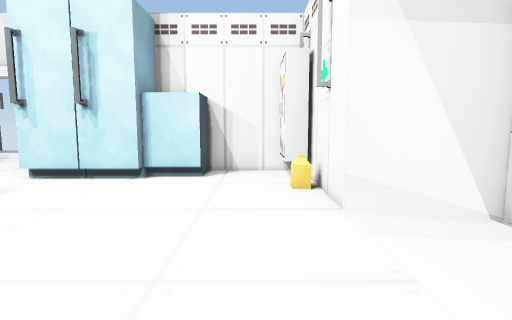
View 1 (above)

20 first-person views from a walk through a 3-D level made in the Unity game engine. The camera is 1.4 m above the floor, tilts 6° down and sees 80° across. Doors are open. The floor is counted in squares, 1 m on a side. Each view is taken from the middle of a square. On the plan, view 1 faces up. The plan holds only what a view shows up to about 14 squares ahead; the rest is blank. The place goes on beyond the plan. The player is left out. Some surface patterns are stand-ins.

View 2
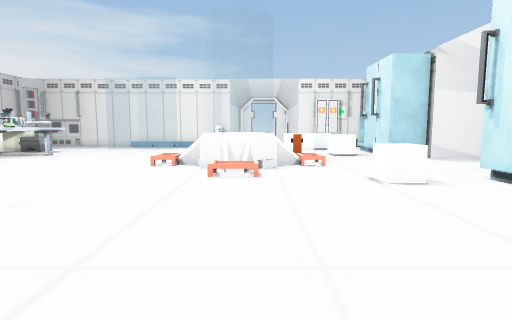

View 3
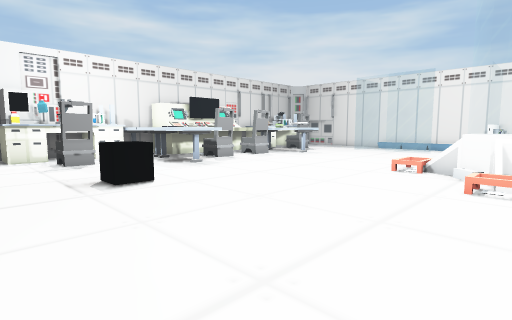

View 4
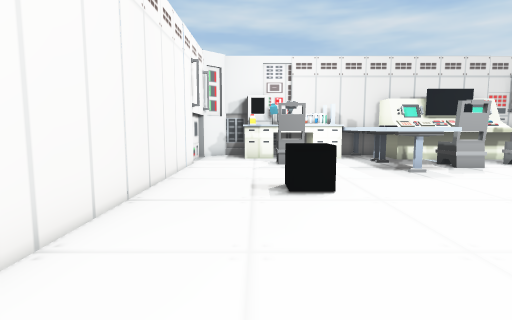

View 5
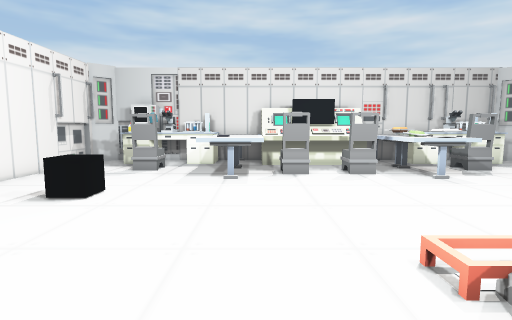

View 6
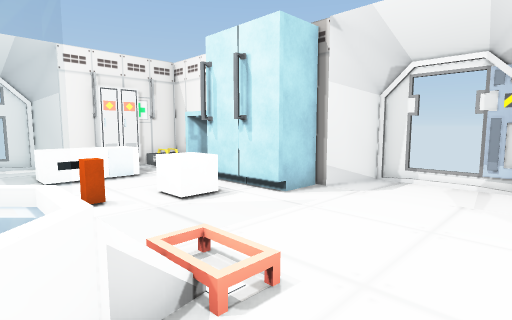

View 7
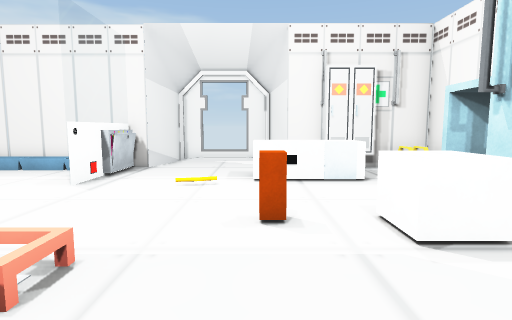

View 8
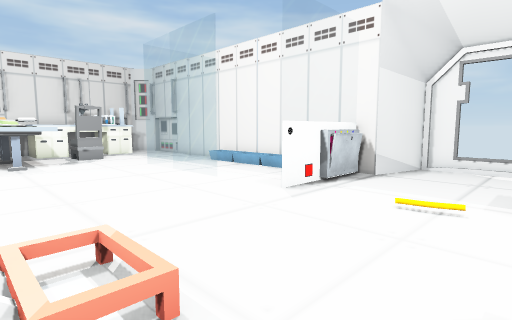

View 9
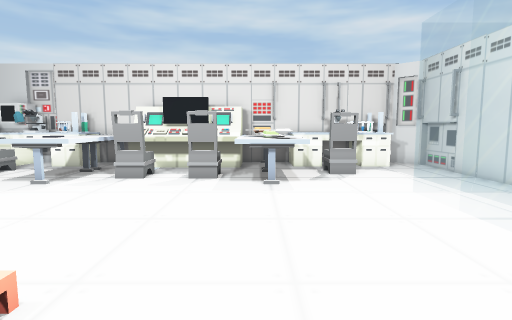

View 10
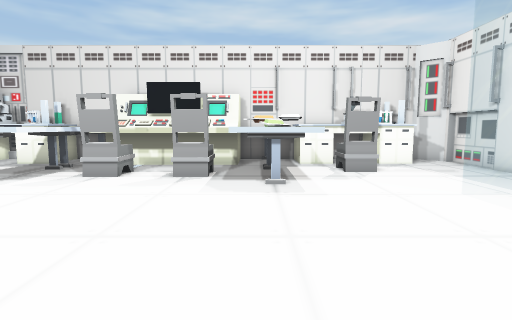

View 11
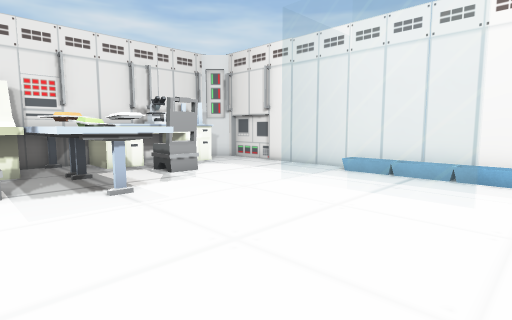

View 12
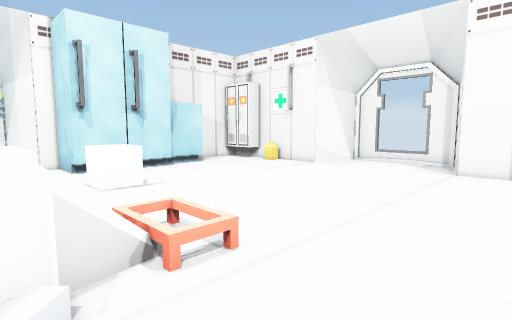

View 13
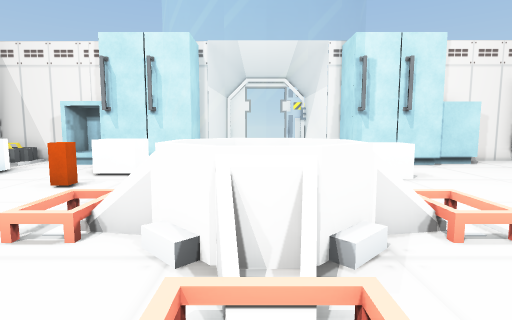

View 14
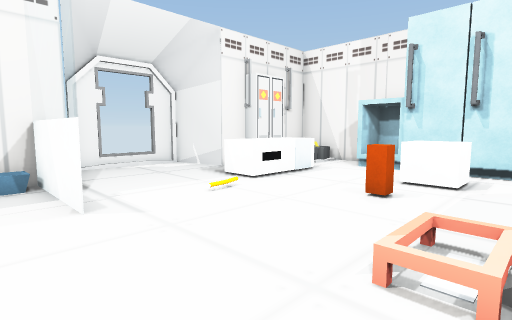

View 15
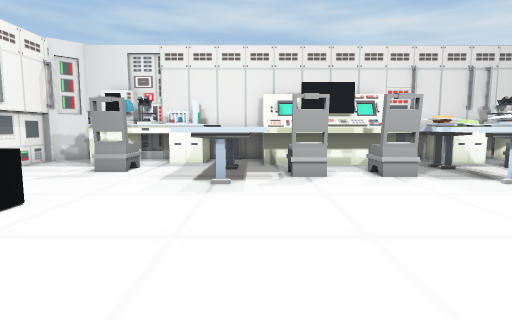

View 16
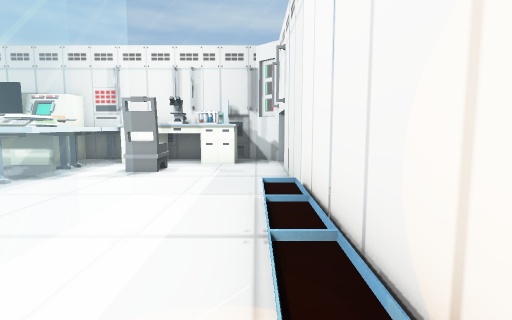

View 17
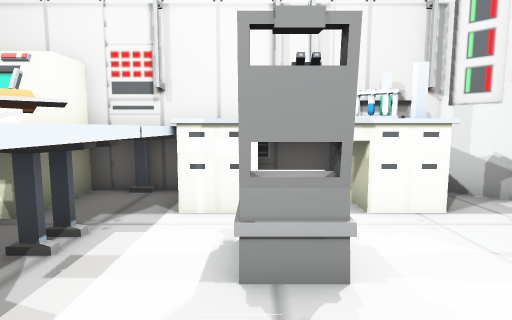

View 18
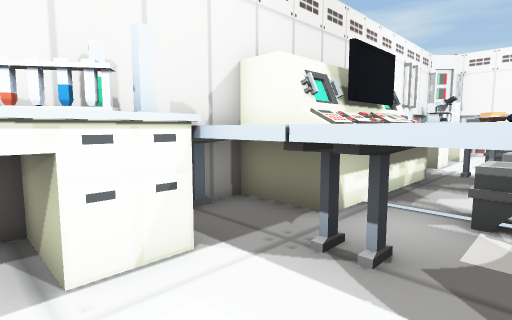

View 19
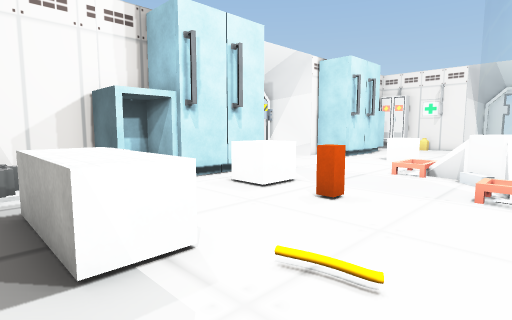

View 20
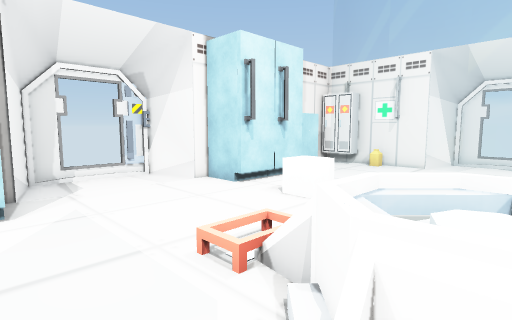

### Floor plan
Key: @ floor where view 1 was taken; # wall or solid block; . main floor; : floor 0.5 m higher than the main floor; / step, stairs or slope; D open door; = window, fence, low wall or low ledge; v drop or lower ground; C cabinet; L locker; B box; T table; A battery; O other object.
Columns run from 24 left of view 1 to 4 right of it. Each row starts with its distance up from view 1.
 13               vv
 12             #...#v
 11             #....#
 10    #####C  C#....#C C ####
  9    #...CCCCCC.....CC:CC..Lv
  8    #A....CCC......CCC....Lv
  7    LLO....O..............O#
  6    #.OO...O......OO.......#
  5  ###.OO...........O.......##v
  4  #...O......................#
  3 DD....O.......O.............D
  2 DD........./OOOOO/..........D
  1  #.........//OOOO/..........#
  0   ## O......./OO........@.##
 -1    #.==.......O...........#
 -2    #......................#
 -3    #...=..................#
 -4    #...=..................#
 -5    #...=..................#
 -6    #...=.............BB...#
 -7    =====..................#
 -8    #......TT.....TTT......#
 -9    #.....TTTT....TTT......#
-10    #.....TTTTO.OOTTT......#
-11    #...OOTTTTO.OOTTT.OO...#
-12    #...OOTTT OOOOTTT.OO...#
-13    #.OOOOT   OOOO  TOOOO..#
-14    #.OOOO TT#    TT OOOO.#v
-15    ##########    #########

Where each view was taken, in squares from view 1:
view 1: 0 up, 0 right, facing up
view 2: 2 up, 2 right, facing left
view 3: 2 up, 1 right, facing down-left
view 4: 1 up, 1 left, facing down
view 5: 2 up, 7 left, facing down
view 6: 2 up, 7 left, facing up-left
view 7: 4 up, 10 left, facing left
view 8: 4 up, 12 left, facing down-left
view 9: 1 up, 13 left, facing down
view 10: 1 down, 13 left, facing down
view 11: 2 down, 11 left, facing down-left
view 12: 2 down, 9 left, facing up-right
view 13: 3 down, 10 left, facing up
view 14: 2 down, 12 left, facing up-left
view 15: 1 down, 7 left, facing down
view 16: 1 down, 20 left, facing down
view 17: 8 down, 16 left, facing down
view 18: 10 down, 3 left, facing down-left
view 19: 1 up, 20 left, facing up-right
view 20: 1 up, 13 left, facing up-right
